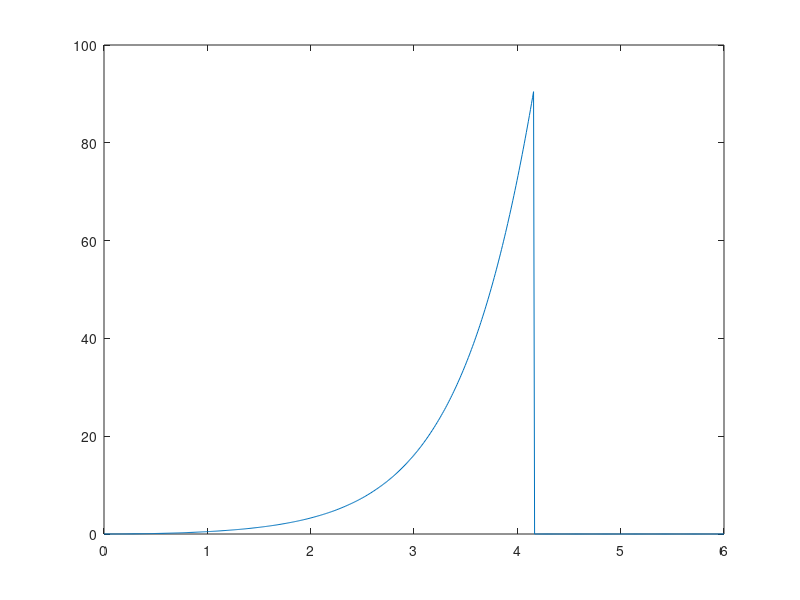

Write MATLAB code to recreate this figure. (Note: this script raises an error after producing the figure.)
%% Axicle_Tractor_Rollover_Dyn_ETS_v1.m
% 7/15/21
% S. Krug
% Notes:
%
% 7/15/21 - Initial start
%

clear all
close all
clc
%% Time Series Parameters
sampling_freq_hz = 100; %hz
time_step_s = 1/sampling_freq_hz; % s
total_run_time_s = 6; % sec
time_s = linspace(0, total_run_time_s, sampling_freq_hz*total_run_time_s)';

%% Mass Properties
g_mps2 = 9.81;

%Tractor
TRAC_height_cg_m = 1.1;
TRAC_mass_kg = 6917;
TRAC_inertia_roll_kgm2 = 37500;
TRAC_trackwidth_m = 2.53;
TRAC_height_cp_m = 1.925;
TRAC_force_drag_N = 45000;
TRAC_force_weight_N = g_mps2*TRAC_mass_kg;

%Trailer
TRAIL_height_cg_m = 1.1;
TRAIL_mass_kg = 6917;
TRAIL_inertia_roll_kgm2 = 37500;
TRAIL_trackwidth_m = 2.53;
TRAIL_height_cp_m = 1.925;
TRAIL_force_drag_N = 122000;
TRAIL_force_weight_N = g_mps2*TRAIL_mass_kg;

%% Variables & Inputs
%Tractor
TRAC_d_cg_y_m_i = TRAC_height_cg_m;
TRAC_d_cg_x_m_i = TRAC_trackwidth_m/2;
TRAC_theta_cg_rad_i = atan(TRAC_d_cg_x_m_i/TRAC_d_cg_y_m_i);


TRAC_d_cp_y_m_i = TRAC_height_cp_m;
TRAC_d_cp_x_m_i = TRAC_trackwidth_m/2;
TRAC_theta_cp_rad_i = atan(TRAC_d_cp_x_m_i/TRAC_d_cp_y_m_i);

%Trailer
TRAIL_d_cg_y_m_i = TRAIL_height_cg_m;
TRAIL_d_cg_x_m_i = TRAIL_trackwidth_m/2;
TRAIL_theta_cg_rad_i = atan(TRAIL_d_cg_x_m_i/TRAIL_d_cg_y_m_i);


TRAIL_d_cp_y_m_i = TRAIL_height_cp_m;
TRAIL_d_cp_x_m_i = TRAIL_trackwidth_m/2;
TRAIL_theta_cp_rad_i = atan(TRAIL_d_cp_x_m_i/TRAIL_d_cp_y_m_i);

%Inertias
TRAC_r_cg_m = TRAC_d_cg_x_m_i/(sin(TRAC_theta_cg_rad_i));
TRAC_I_pat_kgm2 = TRAC_inertia_roll_kgm2 + TRAC_mass_kg*TRAC_r_cg_m^2; %use this inertia

TRAIL_r_cg_m = TRAC_d_cg_x_m_i/(sin(TRAC_theta_cg_rad_i));
TRAIL_I_pat_kgm2 = TRAIL_inertia_roll_kgm2 + TRAIL_mass_kg*TRAIL_r_cg_m^2; %use this inertia
%Radii to calculate d_cg_x_m and d_cp_y_m during dynamic motion
TRAC_r_cp_m = TRAC_d_cp_x_m_i/(sin(TRAC_theta_cp_rad_i));
TRAIL_r_cp_m = TRAIL_d_cp_x_m_i/(sin(TRAIL_theta_cp_rad_i));

%% Time Domain Dynamics
% Trailer initiates rollover motion typically, so calculate that one first,
% then that inertia/energy addds to tractor, which already had 'some' force
% on it from original aerodynamics

% Calculate new angle instance
% if XXXX_tq_nm <0, no tip acceleration

%calculate angles for cp and cg, then calculate global "reference" angle,
%i.e. trailer/trac angles


%initialize vars
TRAC_tq_nm = zeros(length(time_s),1);
TRAC_d_cg_x_m = zeros(length(time_s),1);
TRAC_d_cp_y_m = zeros(length(time_s),1);
TRAC_alpha_rps2 = zeros(length(time_s),1);
TRAC_omega_rps = zeros(length(time_s),1);
TRAC_theta_cg_rad = zeros(length(time_s),1);
TRAC_theta_cp_rad = zeros(length(time_s),1);
TRAC_theta_cg_rad(1) = TRAC_theta_cg_rad_i; %first angle is static angle
TRAC_theta_cp_rad(1) = TRAC_theta_cp_rad_i; %first angle is static angle
TRAC_roll_angle_rad = zeros(length(time_s),1);
TRAC_roll_angle_rad(1) = 0; %first angle is static angle

for t = 1:length(time_s)-1
    
    dt = time_s(t+1) - time_s(t);
    
    if t == 1
        TRAC_tq_nm(t) = ((TRAC_force_drag_N*TRAC_d_cp_y_m_i)-(TRAC_force_weight_N*TRAC_d_cg_x_m_i));
        %TRAC_tq_nm(t) = 0;
    else
        TRAC_d_cg_x_m(t) = sin(TRAC_theta_cg_rad(t))*TRAC_r_cg_m; %new moment arm for new cg torque
        TRAC_d_cp_y_m(t) = cos(TRAC_theta_cp_rad(t))*TRAC_r_cp_m; %new moment arm for cp torque
        TRAC_tq_nm(t) = (TRAC_force_drag_N*TRAC_d_cp_y_m(t))-(TRAC_force_weight_N*TRAC_d_cg_x_m(t));
    end
    
    %check if tq is negative, reset to zero tq for acceleration
    if TRAC_tq_nm(t) < 0
        TRAC_tq_nm(t) = 0;
    end
    
    %Angular Acceleration
    TRAC_alpha_rps2(t+1) = TRAC_tq_nm(t)/TRAC_I_pat_kgm2;
    %Angular Rate
    TRAC_omega_rps(t+1) = TRAC_omega_rps(t)+TRAC_alpha_rps2(t+1)*dt;
    %Angle Change
   
%     TRAC_theta_cg_rad(t+1) = TRAC_theta_cg_rad(t)+TRAC_omega_rps(t+1)*dt;
%     TRAC_theta_cp_rad(t+1) = TRAC_theta_cp_rad(t)+TRAC_omega_rps(t+1)*dt;

    %Resolved roll angle assuming start = 0deg
    TRAC_roll_angle_rad(t+1) = TRAC_roll_angle_rad(t)+TRAC_omega_rps(t+1)*dt;
    %new angles?
    TRAC_theta_cg_rad(t+1) = TRAC_theta_cg_rad(1) - TRAC_roll_angle_rad(t+1); %angles are decreasing..?
    TRAC_theta_cp_rad(t+1) = TRAC_theta_cp_rad(1) - TRAC_roll_angle_rad(t+1); %angles are decreasing..?
    
    if (TRAC_roll_angle_rad(t+1)*57.29) > 90
        break
    end
    
end

figure(1)
plot(time_s,TRAC_roll_angle_rad*57.29)
Plotter(1)
% figure(5)
% plot(time_s,TRAC_force_drag_N*TRAC_d_cp_y_m, time_s, -TRAC_force_weight_N*TRAC_d_cg_x_m)
% legend({'aero moment','weight moment'})
figure(5)
plot(time_s,TRAC_d_cp_y_m, time_s, TRAC_d_cg_x_m)
legend({'cp vertical moment arm','cg lateral moment arm'})

figure(2)
plot(time_s, TRAC_tq_nm)
legend({'net torque'})
Plotter(1)

figure(6)
plot(time_s,TRAC_force_drag_N*TRAC_d_cp_y_m-TRAC_force_weight_N*TRAC_d_cg_x_m)
legend({'net torque, calc"d'})
Plotter(1)

% figure(3)
% plot(time_s, TRAC_d_cp_y_m)
% Plotter(1)
% 
% figure(4)
% plot(time_s, TRAC_d_cg_x_m)
% Plotter(1)



% new angles after acceleration
%TRAC_d_cg_y_m_i = TRAC_height_cg_m;
%TRAC_d_cg_x_m_i = TRAC_trackwidth_m/2;
%TRAC_theta_cg_deg_i = arctan(TRAC_d_cg_x_m_i/TRAC_d_cg_y_m_i);


%TRAC_d_cp_y_m_i = TRAC_height_cp_m;
%TRAC_d_cp_x_m_i = TRAC_trackwidth_m/2;
%TRAC_theta_cp_deg_i = arctan(TRAC_d_cp_x_m_i/TRAC_d_cp_y_m_i);

% end for loop

